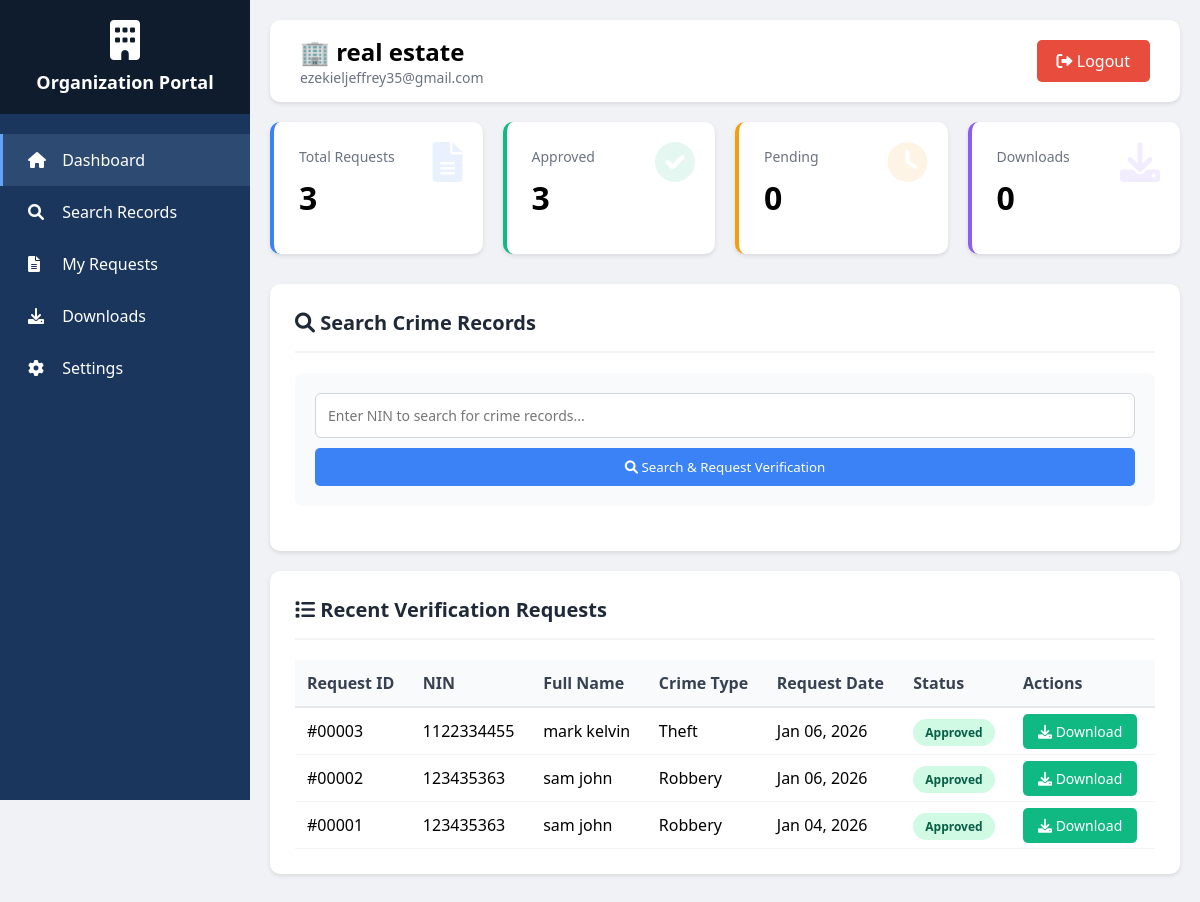
Screenshot of /organization_dashboard.php (signed in) with the database file from the repository.
### tables this page shows
CREATE TABLE `users` (
  `id` int(11) NOT NULL,
  `role` enum('police','organization') NOT NULL,
  `police_id` varchar(50) DEFAULT NULL,
  `organization_name` varchar(100) DEFAULT NULL,
  `email` varchar(100) NOT NULL,
  `password` varchar(255) NOT NULL,
  `created_at` timestamp NOT NULL DEFAULT current_timestamp()
);

CREATE TABLE `verification_requests` (
  `id` int(11) NOT NULL,
  `organization_id` int(11) NOT NULL,
  `nin` varchar(20) NOT NULL,
  `request_date` timestamp NOT NULL DEFAULT current_timestamp(),
  `status` enum('pending','approved','rejected') DEFAULT 'pending',
  `approved_by` int(11) DEFAULT NULL,
  `approval_date` timestamp NULL DEFAULT NULL,
  `notes` text DEFAULT NULL
);

CREATE TABLE `crime_records` (
  `id` int(11) NOT NULL,
  `nin` varchar(20) NOT NULL,
  `full_name` varchar(255) NOT NULL,
  `crime_type` varchar(100) NOT NULL,
  `crime_description` text DEFAULT NULL,
  `date_of_crime` date NOT NULL,
  `arrest_date` date DEFAULT NULL,
  `release_date` date DEFAULT NULL,
  `years_in_prison` int(11) DEFAULT 0,
  `months_in_prison` int(11) DEFAULT 0,
  `days_in_prison` int(11) DEFAULT 0,
  `status` enum('serving','released','pending') DEFAULT 'pending',
  `face_photo` varchar(255) DEFAULT NULL,
  `fingerprint` varchar(255) DEFAULT NULL,
  `address` text DEFAULT NULL,
  `phone` varchar(20) DEFAULT NULL,
  `added_by` int(11) DEFAULT NULL,
  `added_at` timestamp NOT NULL DEFAULT current_timestamp(),
  `updated_at` timestamp NOT NULL DEFAULT current_timestamp() ON UPDATE current_timestamp()
);

### organization_dashboard.php (the view, shortened to what this page needs)
<?php
$user_id = $_SESSION['user_id'];
$sql = "SELECT * FROM users WHERE id = ?";
$stmt = mysqli_prepare($conn, $sql);
mysqli_stmt_bind_param($stmt, "i", $user_id);
mysqli_stmt_execute($stmt);
$result = mysqli_stmt_get_result($stmt);
$user = mysqli_fetch_assoc($result);
$total_requests = mysqli_fetch_assoc(mysqli_query($conn, "SELECT COUNT(*) as count FROM verification_requests WHERE organization_id=$user_id"))['count'];
$approved_requests = mysqli_fetch_assoc(mysqli_query($conn, "SELECT COUNT(*) as count FROM verification_requests WHERE organization_id=$user_id AND status='approved'"))['count'];
$pending_requests = mysqli_fetch_assoc(mysqli_query($conn, "SELECT COUNT(*) as count FROM verification_requests WHERE organization_id=$user_id AND status='pending'"))['count'];
$downloads = mysqli_fetch_assoc(mysqli_query($conn, "SELECT COUNT(*) as count FROM download_logs WHERE user_id=$user_id"))['count'];
$requests_sql = "SELECT vr.*, cr.full_name, cr.crime_type, cr.status as record_status
                 FROM verification_requests vr
                 LEFT JOIN crime_records cr ON vr.nin = cr.nin
                 WHERE vr.organization_id = $user_id
                 ORDER BY vr.request_date DESC LIMIT 10";
$requests_result = mysqli_query($conn, $requests_sql);
?>
<!DOCTYPE html>
<html lang="en">
<head>
    <link rel="stylesheet" href="https://cdnjs.cloudflare.com/ajax/libs/font-awesome/6.0.0/css/all.min.css">
</head>
<body>
    <div class="sidebar">
        <div class="sidebar-header">
            <i class="fas fa-building" style="font-size: 40px;"></i>
            <h3>Organization Portal</h3>
        </div>
        <ul class="nav-menu">
            <li class="nav-item active" onclick="location.href='organization_dashboard.php'"><i class="fas fa-home"></i> Dashboard</li>
            <li class="nav-item" onclick="location.href='search_record.php'"><i class="fas fa-search"></i> Search Records</li>
            <li class="nav-item" onclick="location.href='org_requests.php'"><i class="fas fa-file-alt"></i> My Requests</li>
            <li class="nav-item" onclick="location.href='org_downloads.php'"><i class="fas fa-download"></i> Downloads</li>
            <li class="nav-item" onclick="location.href='org_settings.php'"><i class="fas fa-cog"></i> Settings</li>
        </ul>
    </div>
    <div class="main-content">
        <div class="top-bar">
            <div>
                <h2>🏢 <?php echo htmlspecialchars($user['organization_name']); ?></h2>
                <p style="color: #6b7280; font-size: 14px;"><?php echo htmlspecialchars($user['email']); ?></p>
            </div>
            <a href="logout.php" class="logout-btn"><i class="fas fa-sign-out-alt"></i> Logout</a>
        </div>
        <div class="stats-grid">
            <div class="stat-card blue">
                <i class="fas fa-file-alt stat-icon" style="color: #3b82f6;"></i>
                <div class="stat-label">Total Requests</div>
                <div class="stat-number"><?php echo $total_requests; ?></div>
            </div>
            <div class="stat-card green">
                <i class="fas fa-check-circle stat-icon" style="color: #10b981;"></i>
                <div class="stat-label">Approved</div>
                <div class="stat-number"><?php echo $approved_requests; ?></div>
            </div>
            <div class="stat-card orange">
                <i class="fas fa-clock stat-icon" style="color: #f59e0b;"></i>
                <div class="stat-label">Pending</div>
                <div class="stat-number"><?php echo $pending_requests; ?></div>
            </div>
            <div class="stat-card purple">
                <i class="fas fa-download stat-icon" style="color: #8b5cf6;"></i>
                <div class="stat-label">Downloads</div>
                <div class="stat-number"><?php echo $downloads; ?></div>
            </div>
        </div>
        <div class="content-card">
            <div class="card-header">
                <h2><i class="fas fa-search"></i> Search Crime Records</h2>
            </div>
            <div class="search-box">
                <form action="search_record.php" method="GET">
                    <input type="text" name="nin" placeholder="Enter NIN to search for crime records..." required>
                    <button type="submit" class="btn-primary" style="margin-top: 10px; width: 100%;">
                        <i class="fas fa-search"></i> Search & Request Verification
                    </button>
                </form>
            </div>
        </div>
        <div class="content-card">
            <div class="card-header">
                <h2><i class="fas fa-list"></i> Recent Verification Requests</h2>
            </div>
            <table>
                <thead>
                    <tr>
                        <th>Request ID</th>
                        <th>NIN</th>
                        <th>Full Name</th>
                        <th>Crime Type</th>
                        <th>Request Date</th>
                        <th>Status</th>
                        <th>Actions</th>
                    </tr>
                </thead>
                <tbody>
                    <?php while($request = mysqli_fetch_assoc($requests_result)): ?>
                    <tr>
                        <td>#<?php echo str_pad($request['id'], 5, '0', STR_PAD_LEFT); ?></td>
                        <td><?php echo htmlspecialchars($request['nin']); ?></td>
                        <td><?php echo $request['full_name'] ? htmlspecialchars($request['full_name']) : 'N/A'; ?></td>
                        <td><?php echo $request['crime_type'] ? htmlspecialchars($request['crime_type']) : 'No Record'; ?></td>
                        <td><?php echo date('M d, Y', strtotime($request['request_date'])); ?></td>
                        <td><span class="status-badge status-<?php echo $request['status']; ?>"><?php echo ucfirst($request['status']); ?></span></td>
                        <td>
                            <?php if($request['status'] == 'approved' && $request['full_name']): ?>
                                <a href="download_record.php?nin=<?php echo $request['nin']; ?>" class="btn-success">
                                    <i class="fas fa-download"></i> Download
                                </a>
                            <?php else: ?>
                                <span style="color: #9ca3af;">-</span>
                            <?php endif; ?>
                        </td>
                    </tr>
                    <?php endwhile; ?>
                </tbody>
            </table>
        </div>
    </div>
</body>
</html>

### organization_dashboard.php (style rules this page uses)
* { margin: 0; padding: 0; box-sizing: border-box; font-family: 'Segoe UI', Tahoma, sans-serif; }
body { background: #f0f2f5; display: flex; }
.sidebar { width: 250px; background: #1a365d; min-height: 100vh; color: white; position: fixed; left: 0; top: 0; }
.sidebar-header { padding: 20px; background: #0f1c2e; text-align: center; }
.sidebar-header h3 { font-size: 18px; margin-top: 10px; }
.nav-menu { list-style: none; padding: 20px 0; }
.nav-item { padding: 15px 25px; cursor: pointer; transition: 0.3s; border-left: 3px solid transparent; }
.nav-item:hover, .nav-item.active { background: #2d4a73; border-left-color: #60a5fa; }
.nav-item i { margin-right: 10px; width: 20px; }
.main-content { margin-left: 250px; flex: 1; padding: 20px; }
.top-bar { background: white; padding: 15px 30px; border-radius: 10px; margin-bottom: 20px; display: flex; justify-content: space-between; align-items: center; box-shadow: 0 2px 4px rgba(0,0,0,0.1); }
.logout-btn { padding: 10px 20px; background: #e74c3c; color: white; border: none; border-radius: 5px; cursor: pointer; text-decoration: none; }
.stats-grid { display: grid; grid-template-columns: repeat(4, 1fr); gap: 20px; margin-bottom: 30px; }
.stat-card { background: white; padding: 25px; border-radius: 10px; box-shadow: 0 2px 4px rgba(0,0,0,0.1); position: relative; overflow: hidden; }
.stat-card.blue { border-left: 4px solid #3b82f6; }
.stat-card.green { border-left: 4px solid #10b981; }
.stat-card.orange { border-left: 4px solid #f59e0b; }
.stat-card.purple { border-left: 4px solid #8b5cf6; }
.stat-number { font-size: 32px; font-weight: bold; margin: 10px 0; }
.stat-label { color: #6b7280; font-size: 14px; }
.stat-icon { position: absolute; right: 20px; top: 20px; font-size: 40px; opacity: 0.1; }
.content-card { background: white; padding: 25px; border-radius: 10px; box-shadow: 0 2px 4px rgba(0,0,0,0.1); margin-bottom: 20px; }
.card-header { display: flex; justify-content: space-between; align-items: center; margin-bottom: 20px; padding-bottom: 15px; border-bottom: 2px solid #f3f4f6; }
.card-header h2 { font-size: 20px; color: #1f2937; }
.btn-primary { padding: 10px 20px; background: #3b82f6; color: white; border: none; border-radius: 5px; cursor: pointer; text-decoration: none; display: inline-block; }
.btn-success { padding: 8px 15px; background: #10b981; color: white; border: none; border-radius: 5px; cursor: pointer; text-decoration: none; font-size: 14px; }
table { width: 100%; border-collapse: collapse; }
table th { background: #f9fafb; padding: 12px; text-align: left; font-weight: 600; color: #374151; border-bottom: 2px solid #e5e7eb; }
table td { padding: 12px; border-bottom: 1px solid #f3f4f6; }
.status-badge { padding: 5px 12px; border-radius: 20px; font-size: 12px; font-weight: 600; }
.status-approved { background: #d1fae5; color: #065f46; }
.search-box { background: #f9fafb; padding: 20px; border-radius: 8px; margin-bottom: 20px; }
.search-box input { width: 100%; padding: 12px; border: 1px solid #d1d5db; border-radius: 6px; font-size: 14px; }

### rows the page displays
users: organization_name "real estate", email "ezekieljeffrey35@gmail.com"
verification_requests: id "00003", nin "1122334455", crime_records.full_name "mark kelvin", crime_records.crime_type "Theft", request_date "Jan 06, 2026", status "Approved"
verification_requests: id "00002", nin "123435363", crime_records.full_name "sam john", crime_records.crime_type "Robbery", request_date "Jan 06, 2026", status "Approved"
verification_requests: id "00001", nin "123435363", crime_records.full_name "sam john", crime_records.crime_type "Robbery", request_date "Jan 04, 2026", status "Approved"

### other values shown
$total_requests "3"
$approved_requests "3"
$pending_requests "0"
$downloads "0"
